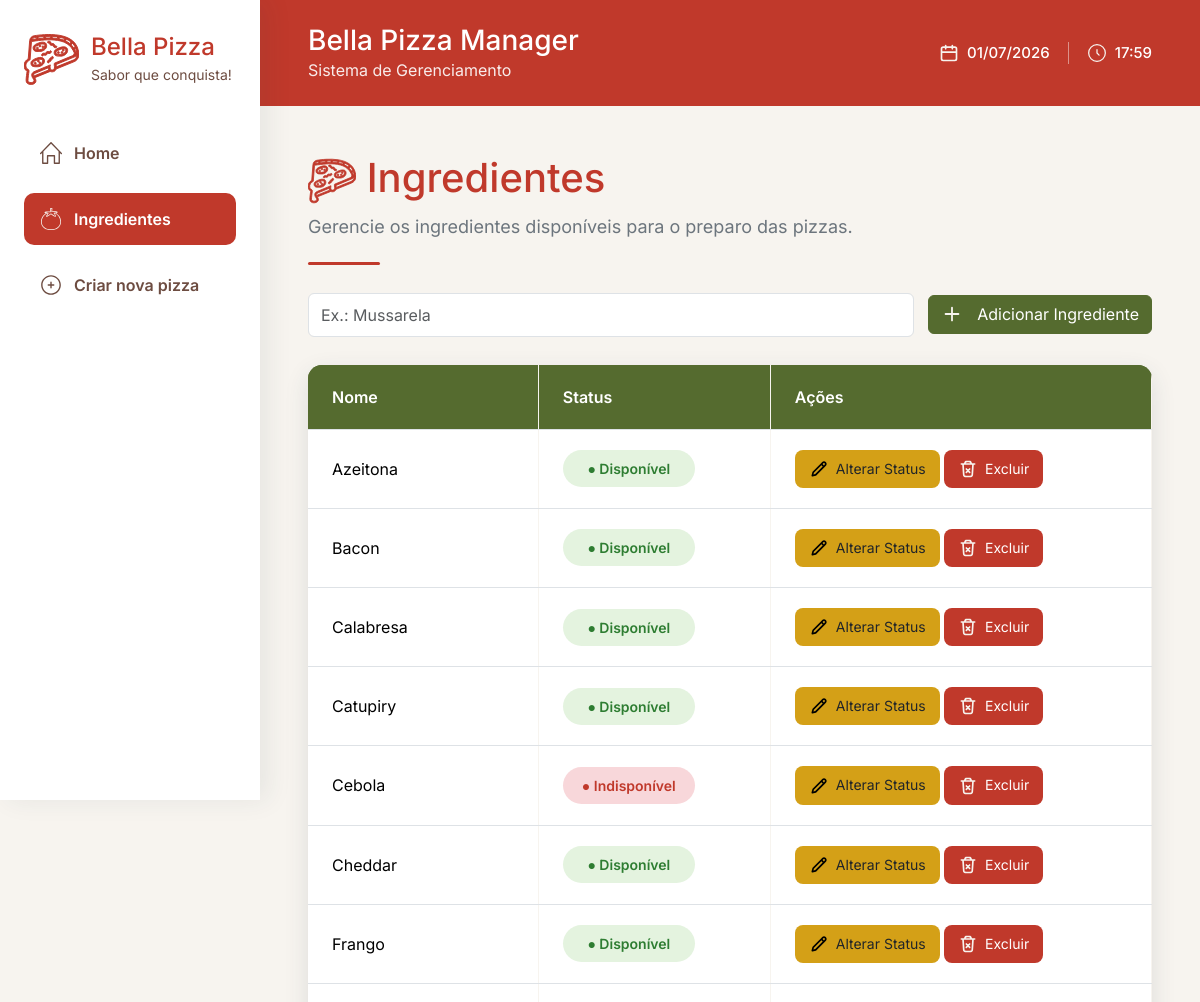
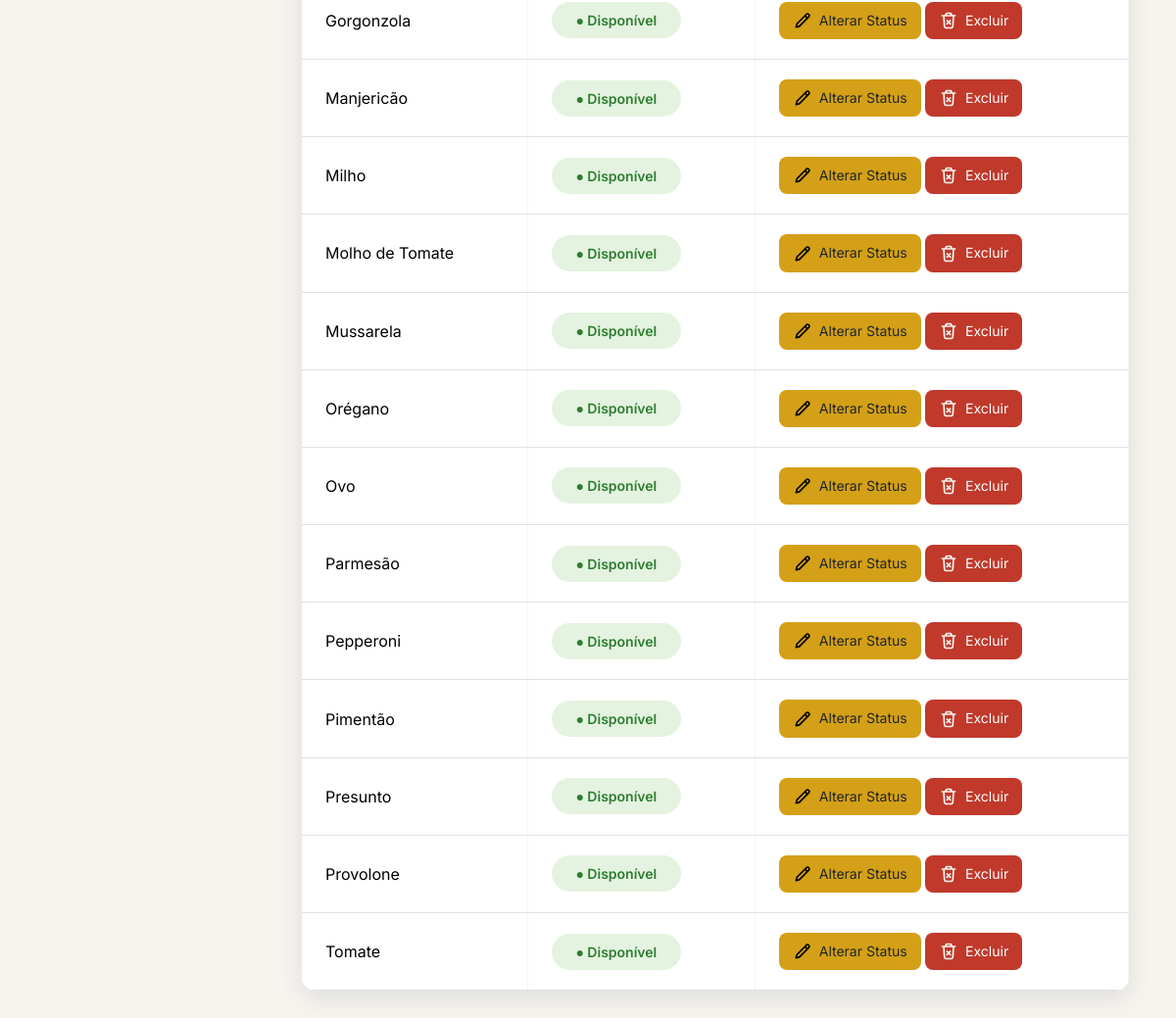
Screenshot of /?acao=ingredientes with the database file from the repository (2 pictures, top to bottom).
### tables this page shows
CREATE TABLE `ingredientes` (
  `id` int NOT NULL,
  `nome` varchar(100) NOT NULL,
  `disponivel` tinyint(1) NOT NULL DEFAULT '1'
);

### controllers/IngredienteController.php (called while the page is built, shortened)
<?php
require_once 'models/IngredienteModel.php';
class IngredienteController
{
    private $model;
    public function __construct($pdo)
    {
        $this->model = new IngredienteModel($pdo);
    }
    public function listar()
    {
        $ingredientes = $this->model->listar();
        require 'views/ingrediente/index.php';
    }
}

### models/IngredienteModel.php (called while the page is built, shortened)
<?php
class IngredienteModel
{
    private $pdo;
    public function __construct($pdo)
    {
        $this->pdo = $pdo;
    }
    public function listar()
    {
        $sql = "SELECT * FROM ingredientes ORDER BY nome";
        $stmt = $this->pdo->query($sql);
        return $stmt->fetchAll(PDO::FETCH_ASSOC);
    }
}

### views/ingrediente/index.php (the view, shortened to what this page needs)
<!DOCTYPE html>
<html lang="pt-BR">
<head>
    <link href="https://cdn.jsdelivr.net/npm/bootstrap@5.3.7/dist/css/bootstrap.min.css" rel="stylesheet">
    <link rel="stylesheet" href="public/css/style.css">
</head>
<body>
    <div class="app-layout">
        <aside class="sidebar">
            <div class="sidebar-logo">
                <div class="sidebar-icon">
                    <img src="public/img/icon_pizza_logo.svg" alt="Bella Pizza">
                </div>
                <div>
                    <h2>Bella Pizza</h2>
                    <span>Sabor que conquista!</span>
                </div>
            </div>
            <nav class="sidebar-menu">
                <a href="index.php" class="sidebar-link">
                    <img
                        src="public/img/icon_home_brown.svg"
                        alt="Dashboard"
                        class="sidebar-menu-icon">
                    Home
                </a>
                <a href="?acao=ingredientes" class="sidebar-link active">
                    <img
                        src="public/img/icon_ingredient_white.svg"
                        alt="Ingredientes"
                        class="sidebar-menu-icon">
                    Ingredientes
                </a>
                <a href="?acao=create" class="sidebar-link">
                    <img
                        src="public/img/icon_add_brown.svg"
                        alt="Nova Pizza"
                        class="sidebar-menu-icon">
                    Criar nova pizza
                </a>
            </nav>
        </aside>
        <main class="main-content">
            <header class="topbar">
                <div>
                    <h1>Bella Pizza Manager</h1>
                    <p>Sistema de Gerenciamento</p>
                </div>
                <div class="topbar-info">
                    <span class="topbar-item">
                        <img
                            src="public/img/icon_calendar_white.svg"
                            class="topbar-icon"
                            alt="Calendário">
                        <?= date('d/m/Y'); ?>
                    </span>
                    <span class="topbar-item">
                        <img
                            src="public/img/icon_clock_white.svg"
                            class="topbar-icon"
                            alt="Horário">
                        <span id="horaAtual"><?= date('H:i'); ?></span>
                    </span>
                </div>
            </header>
            <section class="page-header">
                <h1 class="page-title">
                    <img
                        src="public/img/icon_pizza_logo.svg"
                        alt="Ingredientes"
                        class="dashboard-icon">
                    Ingredientes
                </h1>
                <p class="page-description">
                    Gerencie os ingredientes disponíveis para o preparo das pizzas.
                </p>
                <div class="section-divider"></div>
                <form action="?acao=store_ingrediente" method="POST" class="ingredient-form">
                    <div class="ingredient-input-group">
                        <input
                            type="text"
                            name="nome"
                            class="form-control"
                            placeholder="Ex.: Mussarela"
                            required>
                        <button type="submit" class="btn btn-primary">
                            <img
                                src="public/img/icon_add_button.svg"
                                alt="Adicionar"
                                class="button-icon">
                            Adicionar Ingrediente
                        </button>
                    </div>
                </form>
                <div class="table-card table-card-no-margin">
                    <table class="table mb-0">
                        <thead>
                            <tr>
                                <th>Nome</th>
                                <th>Status</th>
                                <th>Ações</th>
                            </tr>
                        </thead>
                        <tbody>
                            <?php foreach ($ingredientes as $ingrediente): ?>
                                <tr>
                                    <td><?= htmlspecialchars($ingrediente['nome']); ?></td>
                                    <td>
                                        <?php if ($ingrediente['disponivel']): ?>
                                            <span class="status-badge status-success">
                                                ● Disponível
                                            </span>
                                        <?php else: ?>
                                            <span class="status-badge status-danger">
                                                ● Indisponível
                                            </span>
                                        <?php endif; ?>
                                    </td>
                                    <td>
                                        <a
                                            href="?acao=alternar_ingrediente&id=<?= $ingrediente['id']; ?>"
                                            class="btn btn-edit btn-sm">
                                            <img
                                                src="public/img/icon_pencil_black.svg"
                                                alt="Status"
                                                class="action-icon">
                                            Alterar Status
                                        </a>
                                        <a
                                            href="#"
                                            class="btn btn-delete btn-sm btn-excluir"
                                            data-url="?acao=delete_ingrediente&id=<?= $ingrediente['id']; ?>"
                                            data-nome="<?= htmlspecialchars($ingrediente['nome']); ?>">
                                            <img
                                                src="public/img/icon_trash_white.svg"
                                                alt="Excluir"
                                                class="action-icon">
                                            Excluir
                                        </a>
                                    </td>
                                </tr>
                            <?php endforeach; ?>
                        </tbody>
                    </table>
                </div>
            </section>
        </main>
    </div>
</body>
</html>

### public/css/style.css (style rules this page uses)
body { font-family: 'Inter', Arial, sans-serif; background-color: #F7F4EF; color: #2C3E50; }
.btn-primary { background-color: #556B2F; border-color: #556B2F; color: #FFFFFF; }
.btn-edit { background: #D4A017; color: #212529; border: none; padding: 8px 14px; border-radius: 8px; }
.btn-delete { background: #C0392B; color: white; border: none; padding: 8px 14px; border-radius: 8px; }
.app-layout { display: flex; min-height: 100vh; background: #F7F4EF; }
.sidebar { width: 260px; background: #FFFFFF; padding: 32px 24px; box-shadow: 8px 0 24px rgba(44, 62, 80, 0.08); position: sticky; top: 0; height: 100vh; overflow-y: auto; }
.main-content { flex: 1; background-color: #F7F4EF; }
.sidebar-logo { display: flex; gap: 12px; align-items: center; margin-bottom: 40px; }
.sidebar-icon img { width: 55px; height: 55px; display: block; }
.sidebar-logo h2 { margin: 0; font-size: 24px; color: #C0392B; }
.sidebar-logo span { font-size: 14px; color: #6D4C41; }
.sidebar-menu { display: flex; flex-direction: column; gap: 14px; }
.sidebar-link.active { background-color: #C0392B; color: #FFFFFF; }
.topbar { background: #C0392B; color: #FFFFFF; padding: 24px 48px; display: flex; justify-content: space-between; align-items: center; }
.topbar h1 { margin: 0; font-size: 28px; }
.topbar p { margin: 0; opacity: 0.9; }
.topbar-info { display: flex; align-items: center; gap: 18px; font-weight: 500; font-size: 15px; }
.page-header { padding: 48px; }
.page-title { color: #C0392B; font-weight: 500; margin-bottom: 8px; }
.page-description { color: #6C757D; font-size: 18px; margin-bottom: 18px; }
.section-divider { width: 72px; height: 3px; background-color: #C0392B; border-radius: 999px; margin: 22px 0 28px; }
.page-header p { color: #6c757d; font-size: 18px; font-weight: 400; margin-bottom: 22px; }
.dashboard-icon { width: 48px; height: 48px; flex-shrink: 0; }
.table-card { margin: 0 48px; background: #FFFFFF; border-radius: 14px; overflow: hidden; box-shadow: 0 8px 24px rgba(44, 62, 80, 0.12); }
.table-card thead tr { background-color: #556B2F; }
.table-card thead th { background-color: #556B2F; color: #FFFFFF; font-weight: 600; }
.table-card th, .table-card td { padding: 20px 24px; vertical-align: middle; border-right: 1px solid #F7F4EF }
.table tbody td { border-top: 1px solid #F7F4EF; }
.table-card-no-margin { margin: 0; }
.status-badge { display: inline-flex; align-items: center; justify-content: center; white-space: nowrap; min-width: 132px; padding: 8px 14px; border-radius: 999px; font-weight: 600; font-size: 14px; }
.status-success { background: #E4F3DF; color: #2E7D32; }
.status-danger { background: #F8D7DA; color: #C0392B; }
.ingredient-form { margin: 0 0 28px; }
.ingredient-input-group { display: flex; align-items: center; gap: 14px; width: 100%; }
.ingredient-input-group input { height: 44px; }
.ingredient-input-group button { white-space: nowrap; }
.sidebar-menu-icon { width: 22px; height: 22px; object-fit: contain; margin-right: 12px; display: block; flex-shrink: 0; }
.sidebar-link { display: flex; align-items: center; text-decoration: none; color: #6D4C41; font-weight: 600; padding: 14px 16px; border-radius: 10px; }
.button-icon { width: 22px; height: 22px; object-fit: contain; display: inline-block; vertical-align: middle; position: relative; top: -2px; margin-right: 10px; }
.topbar-item { display: flex; align-items: center; }
.topbar-icon { width: 20px; height: 20px; object-fit: contain; margin-right: 8px; display: block; flex-shrink: 0; }
.action-icon { width: 20px; height: 20px; object-fit: contain; margin-right: 3px; display: inline-block; vertical-align: middle; position: relative; top: -1px; }

### rows the page displays
ingredientes: nome "Azeitona", disponivel "● Disponível"
ingredientes: nome "Bacon", disponivel "● Disponível"
ingredientes: nome "Calabresa", disponivel "● Disponível"
ingredientes: nome "Catupiry", disponivel "● Disponível"
ingredientes: nome "Cebola", disponivel "● Indisponível"
ingredientes: nome "Cheddar", disponivel "● Disponível"
ingredientes: nome "Frango", disponivel "● Disponível"
ingredientes: nome "Gorgonzola", disponivel "● Disponível"
ingredientes: nome "Manjericão", disponivel "● Disponível"
ingredientes: nome "Milho", disponivel "● Disponível"
ingredientes: nome "Molho de Tomate", disponivel "● Disponível"
ingredientes: nome "Mussarela", disponivel "● Disponível"
ingredientes: nome "Orégano", disponivel "● Disponível"
ingredientes: nome "Ovo", disponivel "● Disponível"
ingredientes: nome "Parmesão", disponivel "● Disponível"
ingredientes: nome "Pepperoni", disponivel "● Disponível"
ingredientes: nome "Pimentão", disponivel "● Disponível"
ingredientes: nome "Presunto", disponivel "● Disponível"
ingredientes: nome "Provolone", disponivel "● Disponível"
ingredientes: nome "Tomate", disponivel "● Disponível"
